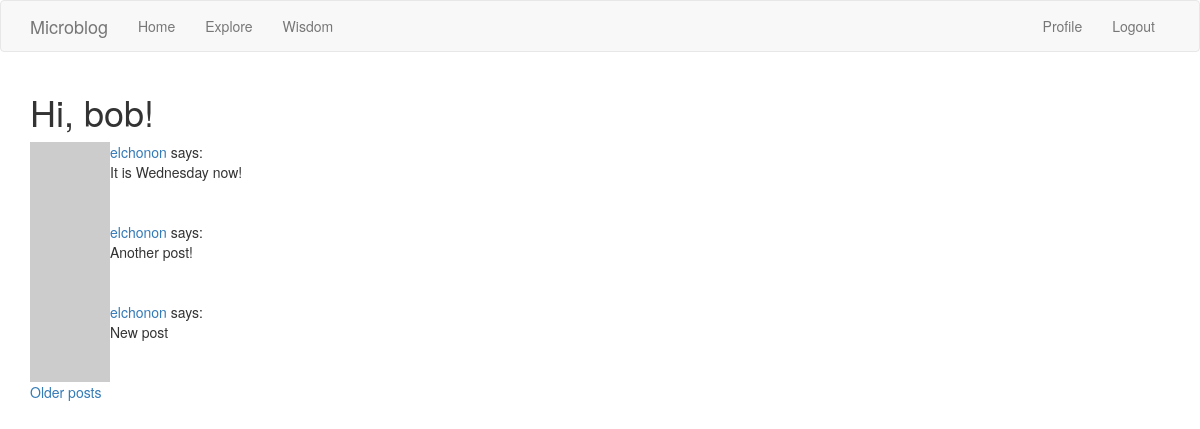
Screenshot of /explore (signed in) with the database file from the repository.
### app/models.py (models this page shows, shortened)
class User(UserMixin, db.Model):
    id = db.Column(db.Integer, primary_key=True)
    username = db.Column(db.String(64), index=True, unique=True)
    email = db.Column(db.String(120), index=True, unique=True)
    password_hash = db.Column(db.String(128))
    posts = db.relationship('Post', backref='author', lazy='dynamic')
    about_me = db.Column(db.String(140))
    last_seen = db.Column(db.DateTime, default=datetime.utcnow)
    followed = db.relationship(
        'User', secondary=followers,
        primaryjoin=(followers.c.follower_id == id),
        secondaryjoin=(followers.c.followed_id == id),
        backref=db.backref('followers', lazy='dynamic'), lazy='dynamic')
    def avatar(self, size):
        digest = md5(self.email.lower().encode('utf-8')).hexdigest()
        return 'https://www.gravatar.com/avatar/{}?d=identicon&s={}'.format(
            digest, size)

class Post(db.Model):
    id = db.Column(db.Integer, primary_key=True)
    body = db.Column(db.String(140))
    timestamp = db.Column(db.DateTime, index=True, default=datetime.utcnow)
    user_id = db.Column(db.Integer, db.ForeignKey('user.id'))

### app/main/routes.py (the view)
@bp.route('/explore')
@login_required
def explore():
    page = request.args.get('page', 1, type=int)
    posts = Post.query.order_by(Post.timestamp.desc()).paginate(
        page, current_app.config['POSTS_PER_PAGE'], False)
    next_url = url_for('main.explore', page=posts.next_num) \
        if posts.has_next else None
    prev_url = url_for('main.explore', page=posts.prev_num) \
        if posts.has_prev else None
    return render_template("index.html", title='Explore', posts=posts.items,
                           next_url=next_url, prev_url=prev_url)

### app/main/routes.py (called while the page is built)
@bp.before_request
def before_request():
    if current_user.is_authenticated:
        current_user.last_seen = datetime.utcnow()
        db.session.commit()

### app/models.py (called while the page is built)
@login.user_loader
def load_user(id):
    return User.query.get(int(id))

### app/templates/index.html (shortened to what this page needs)
{% extends "base.html" %}
{% block app_content %}
<h1>Hi, {{ current_user.username }}!</h1>
{% for post in posts %}
    {% include '_post.html' %}
{% endfor %}
{% if next_url %}
<a href="{{ next_url }}">Older posts</a>
{% endif %}
{% endblock %}

### app/templates/_post.html
<table>
    <tr valign="top">
        <td><img src="{{ post.author.avatar(36) }}"></td>
        <td>
            <a href="{{ url_for('main.user', username=post.author.username) }}">
                {{ post.author.username }}
            </a>
            says:<br>{{ post.body }}
        </td>
    </tr>
</table>

### rows the page displays
User: username "bob"
Post: author.username "elchonon", body "It is Wednesday now!"
Post: author.username "elchonon", body "Another post!"
Post: author.username "elchonon", body "New post"

### other values shown
{{ ('Home') }} "Home"
{{ ('Explore') }} "Explore"
{{ ('Wisdom') }} "Wisdom"
{{ ('Profile') }} "Profile"
{{ ('Logout') }} "Logout"
